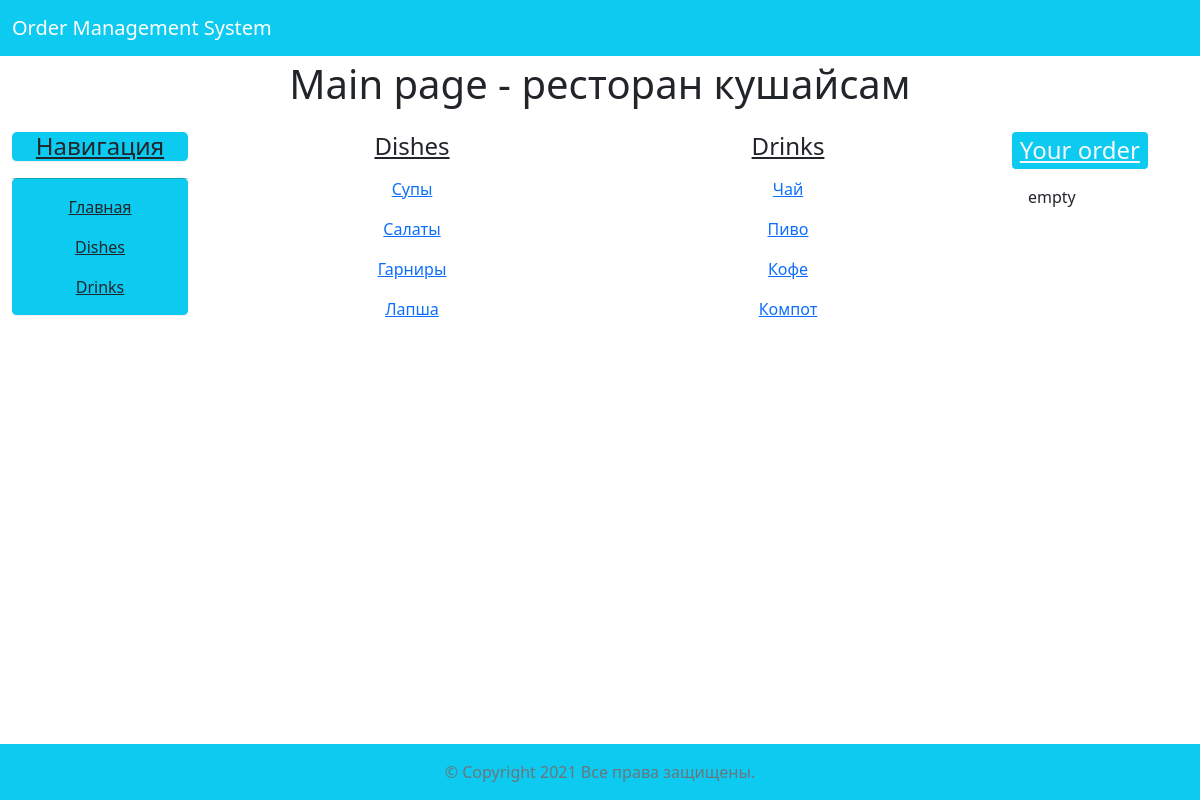
The page / on the database its author committed.
### products/models.py (models this page shows, shortened)
class SubCategory(models.Model):
    name = models.CharField(
        _('Name'), max_length=55,
        unique=True, blank=False
        )
    category = models.ForeignKey(
        Category, on_delete=models.SET_NULL,
        null=True, verbose_name=_('Category')
        )
    class Meta:
        verbose_name = _('SubCategory')
        verbose_name_plural = _('SubCategories')

### products/views.py (the view)
# urls.py: path('', SubCategoryView.as_view(), name='products'),
class SubCategoryView(ListView):
    model = SubCategory
    template_name = 'index.html'
    context_object_name = 'subcategories'

### templates/index.html (shortened to what this page needs)
{% extends "base.html" %}
{% load i18n %}
{% load static %}
{% block pageheader %}
<h1 class="text-center pb-3"> {% trans "Main page"%} - ресторан кушайсам</h1>
{% endblock %}
{% block content %}
<div class='container-fluid'>
    <div class='row'>
        <div class='col-6'>
            <p><a class="h4 link-dark" href="{% url "prod_by_cat" cat=1 %}">{% trans 'Dishes' %}</a></p>
            {% for subcategory in subcategories %}
                {% if subcategory.category.pk == 1 %}
                <p><a href="{% url "prod_by_subcat" cat=1 subcat=subcategory.pk %}">{{subcategory.name}}</a></p>
                {% endif %}
            {% endfor %}
        </div>
      <div class='col-6'>
            <p><a class="h4 link-dark" href="{% url "prod_by_cat" cat=2 %}">{% trans 'Drinks' %}</a></p>
            {% for subcategory in subcategories %}
                {% if subcategory.category.pk == 2 %}
                <p><a href="{% url "prod_by_subcat" cat=2 subcat=subcategory.pk %}">{{subcategory.name}}</a></p>
                {% endif %}
            {% endfor %}
        </div>
    </div>
</div>
{% endblock %}

### rows shown on the page
SubCategory: name "Супы"
SubCategory: name "Салаты"
SubCategory: name "Гарниры"
SubCategory: name "Лапша"
SubCategory: name "Чай"
SubCategory: name "Пиво"
SubCategory: name "Кофе"
SubCategory: name "Компот"
